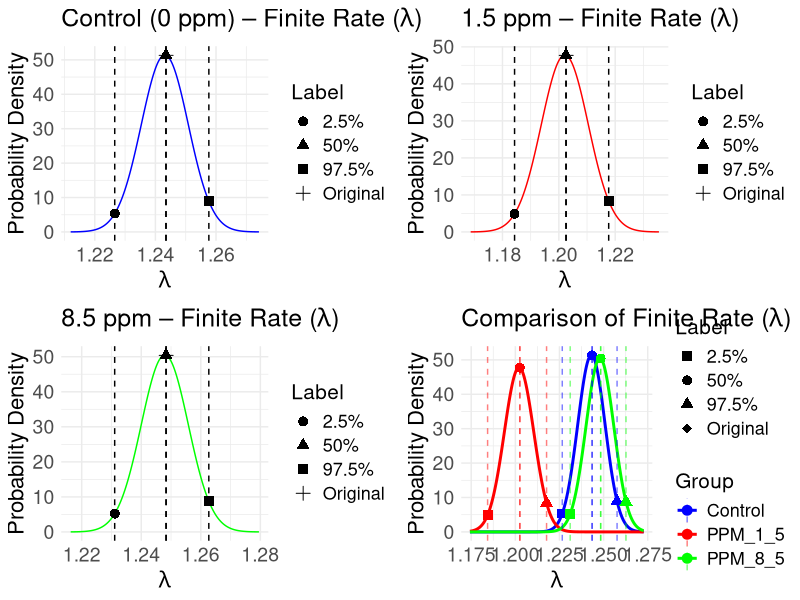

This figure's R source:
# =============================================================================
# Script: normal_distribution_lambda.R
# Purpose: Generate normal distribution plots for finite rate of increase (lambda)
#          across three treatment groups (Control, 1.5 ppm, 8.5 ppm)
# Author: [Your Name]
# Date: [Current Date]
# Corresponding to: Figure 6b in the manuscript
# =============================================================================

# =============================================================================
# 1. Load required libraries
# =============================================================================
library(ggplot2)
library(reshape2)
library(gridExtra)

# =============================================================================
# 2. Define bootstrap statistics for lambda
#    SD estimated from percentile range: (97.5% - 2.5%) / 4
# =============================================================================
mean_control <- 1.2431017393867
sd_control <- (1.25763397649001 - 1.2265843268984) / 4

mean_ppm_1_5 <- 1.20211770078316
sd_ppm_1_5 <- (1.21769429667999 - 1.18429036639592) / 4

mean_ppm_8_5 <- 1.2479108465136
sd_ppm_8_5 <- (1.262691199877 - 1.23107835007347) / 4

# =============================================================================
# 3. Generate x-axis ranges for each group (mean ± 4*SD)
# =============================================================================
x_control <- seq(mean_control - 4*sd_control, mean_control + 4*sd_control, length.out = 1000)
x_ppm_1_5 <- seq(mean_ppm_1_5 - 4*sd_ppm_1_5, mean_ppm_1_5 + 4*sd_ppm_1_5, length.out = 1000)
x_ppm_8_5 <- seq(mean_ppm_8_5 - 4*sd_ppm_8_5, mean_ppm_8_5 + 4*sd_ppm_8_5, length.out = 1000)

# =============================================================================
# 4. Generate normal distribution curves
# =============================================================================
curve_control <- data.frame(x = x_control, Density = dnorm(x_control, mean_control, sd_control))
curve_ppm_1_5 <- data.frame(x = x_ppm_1_5, Density = dnorm(x_ppm_1_5, mean_ppm_1_5, sd_ppm_1_5))
curve_ppm_8_5 <- data.frame(x = x_ppm_8_5, Density = dnorm(x_ppm_8_5, mean_ppm_8_5, sd_ppm_8_5))

# =============================================================================
# 5. Percentile data (2.5%, 50%, 97.5%, Original)
# =============================================================================
percentiles <- data.frame(
  Group = rep(c("Control", "PPM_1_5", "PPM_8_5"), each = 4),
  Label = rep(c("2.5%", "50%", "97.5%", "Original"), 3),
  Rate = c(
    1.2265843268984, 1.24345203752847, 1.25763397649001, 1.24353529798188,
    1.18429036639592, 1.20251009076877, 1.21769429667999, 1.20261002805049,
    1.23107835007347, 1.24831381951824, 1.262691199877, 1.24837216951958
  )
)

# =============================================================================
# 6. Theme settings
# =============================================================================
label_theme <- theme(
  plot.title = element_text(size = 18),
  axis.title = element_text(size = 16),
  axis.text = element_text(size = 14),
  legend.title = element_text(size = 15),
  legend.text = element_text(size = 13)
)

# =============================================================================
# 7. Create individual plots
# =============================================================================

# 7.1 Control group
p1 <- ggplot(curve_control, aes(x = x, y = Density)) +
  geom_line(color = "blue") +
  geom_vline(xintercept = percentiles$Rate[percentiles$Group == "Control"], linetype = "dashed") +
  geom_point(data = subset(percentiles, Group == "Control"),
             aes(x = Rate, y = dnorm(Rate, mean_control, sd_control), shape = Label), size = 3) +
  labs(title = expression("Control (0 ppm) – Finite Rate (" * italic(lambda) * ")"),
       x = expression(italic(lambda)), y = "Probability Density") +
  theme_minimal() + label_theme

# 7.2 1.5 ppm group
p2 <- ggplot(curve_ppm_1_5, aes(x = x, y = Density)) +
  geom_line(color = "red") +
  geom_vline(xintercept = percentiles$Rate[percentiles$Group == "PPM_1_5"], linetype = "dashed") +
  geom_point(data = subset(percentiles, Group == "PPM_1_5"),
             aes(x = Rate, y = dnorm(Rate, mean_ppm_1_5, sd_ppm_1_5), shape = Label), size = 3) +
  labs(title = expression("1.5 ppm – Finite Rate (" * italic(lambda) * ")"),
       x = expression(italic(lambda)), y = "Probability Density") +
  theme_minimal() + label_theme

# 7.3 8.5 ppm group
p3 <- ggplot(curve_ppm_8_5, aes(x = x, y = Density)) +
  geom_line(color = "green") +
  geom_vline(xintercept = percentiles$Rate[percentiles$Group == "PPM_8_5"], linetype = "dashed") +
  geom_point(data = subset(percentiles, Group == "PPM_8_5"),
             aes(x = Rate, y = dnorm(Rate, mean_ppm_8_5, sd_ppm_8_5), shape = Label), size = 3) +
  labs(title = expression("8.5 ppm – Finite Rate (" * italic(lambda) * ")"),
       x = expression(italic(lambda)), y = "Probability Density") +
  theme_minimal() + label_theme

# =============================================================================
# 8. Comparison plot with common x-axis
# =============================================================================
x_all <- seq(min(percentiles$Rate) - 0.01, max(percentiles$Rate) + 0.01, length.out = 1000)

curve_all <- data.frame(
  x = x_all,
  Control = dnorm(x_all, mean_control, sd_control),
  PPM_1_5 = dnorm(x_all, mean_ppm_1_5, sd_ppm_1_5),
  PPM_8_5 = dnorm(x_all, mean_ppm_8_5, sd_ppm_8_5)
)
curve_long <- melt(curve_all, id.vars = "x", variable.name = "Group", value.name = "Density")

p4 <- ggplot(curve_long, aes(x = x, y = Density, color = Group)) +
  geom_line(size = 1) +
  geom_vline(data = percentiles, aes(xintercept = Rate, color = Group), linetype = "dashed", alpha = 0.5) +
  geom_point(data = percentiles,
             aes(x = Rate,
                 y = dnorm(Rate,
                           mean = ifelse(Group == "Control", mean_control,
                                         ifelse(Group == "PPM_1_5", mean_ppm_1_5, mean_ppm_8_5)),
                           sd = ifelse(Group == "Control", sd_control,
                                       ifelse(Group == "PPM_1_5", sd_ppm_1_5, sd_ppm_8_5))),
                 color = Group,
                 shape = Label),
             size = 3) +
  scale_color_manual(values = c("Control" = "blue", "PPM_1_5" = "red", "PPM_8_5" = "green")) +
  scale_shape_manual(values = c("2.5%" = 15, "50%" = 16, "97.5%" = 17, "Original" = 18)) +
  labs(title = expression("Comparison of Finite Rate (" * italic(lambda) * ")"),
       x = expression(italic(lambda)), y = "Probability Density") +
  theme_minimal() + label_theme

# =============================================================================
# 9. Combine and save
# =============================================================================
combined_plot <- arrangeGrob(p1, p2, p3, p4, ncol = 2)

# Display in R environment
grid.arrange(p1, p2, p3, p4, ncol = 2)

# Save as JPEG with high quality
ggsave(filename = "finite_rate_panels.jpeg",
       plot = combined_plot,
       width = 12, height = 8, dpi = 300, units = "in")

cat("Figure saved as: finite_rate_panels.jpeg\n")
